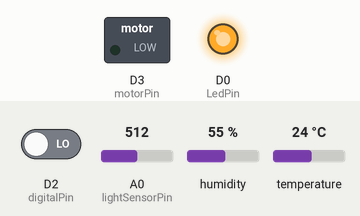
Bench run of a sketch on a simulated ESP8266 (NodeMCU). Shown: switched loads named in the sketch (green lamp = pin HIGH), output pins drawn as LEDs (lit = HIGH). The inputs (shaded band) are chosen by the test bench; at power-on: D2 (digitalPin) LOW, A0 (lightSensorPin) = 512, humidity 55 %, temperature 24 °C. WiFi joins after 1.5 s; servers stay silent unless stated; the Firebase database answers and starts empty; what the sketch prints to the serial monitor is not drawn.

Above: at 3.7 s.
3.8 s: D2 (digitalPin) driven HIGH
At 4.2 s:
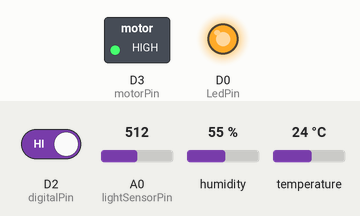
15.1 s: D2 (digitalPin) driven LOW
At 16.2 s:
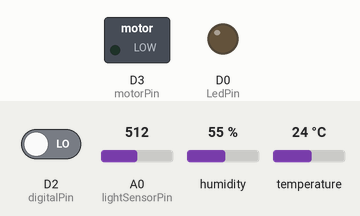
16.7 s: A0 (lightSensorPin) set to 54
25.4 s: A0 (lightSensorPin) set to 47
At 35.3 s:
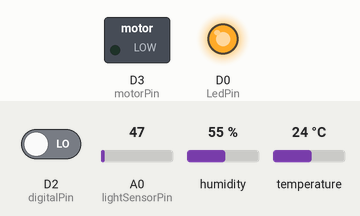
Timing chart, 0 to 36.8 s (numbered marks = the images above; inputs shaded):
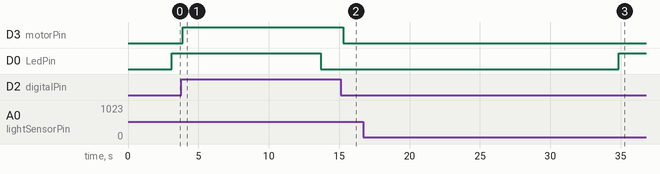

The sketch:

Sensor_Data.ino
```cpp
#include <ESP8266WiFi.h>                                                    // esp8266 library
#include "FirebaseESP8266.h"                                               // firebase library
#include <DHT.h>                                           // dht11 temperature and humidity sensor library

// dht11 temperature and humidity sensor library


#define FIREBASE_HOST "https://voltaic-country-300908-default-rtdb.firebaseio.com"   // the project name address from firebase id
#define FIREBASE_AUTH "790aMVBKfHnAVRpfQGuiE8H4TM242dKB6rJTOyR7"                        // the secret key generated from firebase

#define WIFI_SSID "SLT_4GLTE"                        // input your home or public wifi name
#define WIFI_PASSWORD "8F2EBEA0"                    //password of wifi ssid

#define DHTPIN D1                                                           // what digital pin we're connected to
#define DHTTYPE DHT11                                                       // select dht type as DHT 11 or DHT22
DHT dht(DHTPIN, DHTTYPE);

int digitalPin =4;            // moisteure sensor pin
const int motorPin = D3;
int LedPin = 16;
int lightSensorPin = A0;
int analogValue = 0;

//Define FirebaseESP8266 data object
FirebaseData firebaseData;
FirebaseJson json;

int pump_status = 0;
int pump_activation = 0;
int led_status = 0;
int led_activation = 0;

unsigned long _time;

void setup() {
  Serial.begin(9600);
  delay(1000);
  WiFi.begin(WIFI_SSID, WIFI_PASSWORD);                                     //try to connect with wifi
  Serial.print("Connecting to ");
  Serial.print(WIFI_SSID);
  while (WiFi.status() != WL_CONNECTED) {
    Serial.print(".");
    delay(500);
  }
  Serial.println();
  Serial.print("Connected to ");
  Serial.println(WIFI_SSID);
  Serial.print("IP Address is : ");
  Serial.println(WiFi.localIP());                                            //print local IP address
  Firebase.begin(FIREBASE_HOST, FIREBASE_AUTH);                              // connect to firebase
  dht.begin();    //Start reading dht sensor

  Serial.begin(9600);
  pinMode(digitalPin, INPUT);
  pinMode(LedPin, OUTPUT);
  pinMode(motorPin, OUTPUT);

  _time = millis();
}

void loop() {
  if ( (unsigned long) (millis() - _time) > 9800)
  {
    float h = dht.readHumidity();                                              // Reading temperature or humidity takes about 250 milliseconds!
    float t = dht.readTemperature(); // Read temperature as Celsius (the default)
    float m = (digitalRead(digitalPin));
    if (isnan(h) || isnan(t)) {                                                // Check if any reads failed and exit early (to try again).
      Serial.println(F("Failed to read from DHT sensor!"));
      return;
    }

     /*
     * High == Dry
     * Low == Wet
     */
    String firemoist = "";
    String fireStatus = "";
    if (digitalRead(digitalPin) == HIGH){
      Serial.print("Moisture: ");  Serial.print(m);  firemoist = String("Dry");
    }
    else {
      Serial.print("Moisture: ");  Serial.print(m); firemoist = String("Wet");
    }

    analogValue = analogRead(lightSensorPin);

    Serial.print("LightIntensity: ");  Serial.print(analogValue);
    String fireLight = String(analogValue) + String("%");
    Serial.print("  Humidity: ");  Serial.print(h);
    String fireHumid = String(h) + String("%");                                         //convert integer humidity to string humidity
    Serial.print("%  Temperature: ");  Serial.print(t);  Serial.println("°C ");
    String fireTemp = String(t) + String("°C");                                                     //convert integer temperature to string temperature

    json.set("temperature",t);
    json.set("humidity",h);
    json.set("moisture",firemoist);
    json.set("light",analogValue);

    if (Firebase.pushJSON(firebaseData, "/data", json)) {
    Serial.println(firebaseData.dataPath());
    Serial.println(firebaseData.pushName());
    Serial.println(firebaseData.dataPath() + "/"+ firebaseData.pushName());
    }
    else {
      Serial.println(firebaseData.errorReason());
    }

    _time = millis();
  }

  if (Firebase.getInt(firebaseData, "/pump/status")) {
    if (firebaseData.dataType() == "int") {
      pump_status = firebaseData.intData();
    }
  } else {
    Serial.println(firebaseData.errorReason());
  }

  if (Firebase.getInt(firebaseData, "/pump/activation")) {
    if (firebaseData.dataType() == "int") {
      pump_activation = firebaseData.intData();
    }
  } else {
    Serial.println(firebaseData.errorReason());
  }

  if (Firebase.getInt(firebaseData, "/led/status")) {
    if (firebaseData.dataType() == "int") {
      led_status = firebaseData.intData();
    }
  } else {
    Serial.println(firebaseData.errorReason());
  }

  if (Firebase.getInt(firebaseData, "/led/activation")) {
    if (firebaseData.dataType() == "int") {
      led_activation = firebaseData.intData();
    }
  } else {
    Serial.println(firebaseData.errorReason());
  }

  if (pump_status == 0) {
    if (digitalRead(digitalPin) == HIGH) {
      digitalWrite(motorPin, HIGH);         // tun on motor
    }
    else if (digitalRead(digitalPin) == LOW) {
      digitalWrite(motorPin, LOW);          // turn off mottor
    }
  }
  else {
    digitalWrite(motorPin, pump_activation);
  }

  if (led_status == 0) {
    if (analogValue < 50) {
      digitalWrite(LedPin, HIGH);
    }
    else  digitalWrite(LedPin, LOW);
  }
  else {
    digitalWrite(LedPin, led_activation);
  }

  delay(200);
}
```

Measured:
- the behaviour switches between 50 and 49 on A0 (lightSensorPin) (found by bisection; images 2 and 3)
- after the input at 3.8 s, D3 (motorPin): LOW → HIGH after 0.10 s
- after the input at 15.1 s, D3 (motorPin): HIGH → LOW after 0.20 s
- after the input at 16.7 s, every drawn part: stays the same
- after the input at 25.4 s, D0 (LedPin): LOW → HIGH after 9.5 s
